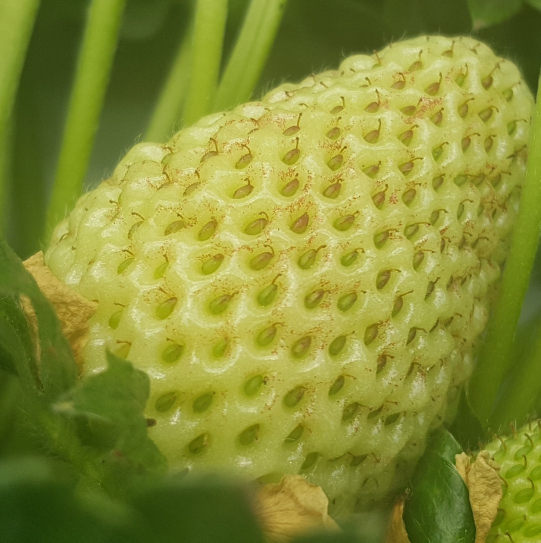
#> input picture straw.jpg, 1081 x 1085 px (shown at 1/2 size); its folder holds only this picture in this run
$ python -i proses_dataset_cielab.py   (imports and definitions only)
#> lines starting #> are read from the running program, lines starting #| are printed output that depends on the picture; after the words box and inside, x2 and y2 are one past the last pixel; in counts of white or black regions, pixels touching at a corner belong together
import cv2
import numpy as np
import os

# Fungsi untuk gamma correction
def adjust_gamma(img, gamma=1.0):
    mean_intensity = np.mean(cv2.cvtColor(img, cv2.COLOR_BGR2GRAY))
    target_intensity = 128
    gamma = target_intensity / mean_intensity
    inv_gamma = 1.0 / gamma
    table = np.array([((i / 255.0) ** inv_gamma) * 255 for i in np.arange(0, 256)]).astype("uint8")
    return cv2.LUT(img, table)

# Fungsi untuk memproses gambar
def process_image(image_path, output_base_path):
    # Load gambar
#> called with image_path = 'straw.jpg', output_base_path = 'out.png'
    img = cv2.imread(image_path)
#> img is the input picture: shape (1085, 1081, 3); mean B, G, R 52.1, 140.9, 133.7
    if img is None:
        print(f"Error: Tidak dapat membaca gambar {image_path}")
        return

    img = cv2.resize(img, (250, 300))
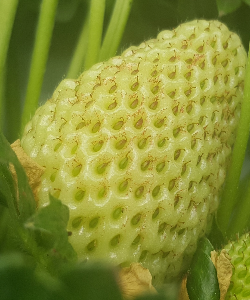
#> img: shape (300, 250, 3); mean B, G, R 51.9, 140.8, 133.6
    img_gamma = adjust_gamma(img)  # gamma correction
#> in adjust_gamma, `mean_intensity = np.mean(cv2.cvtColor(img, cv2.COLOR_BGR2GRAY))`: mean_intensity = 128.5
#> in adjust_gamma, `gamma = target_intensity / mean_intensity`: gamma = 0.996
#> in adjust_gamma, `inv_gamma = 1.0 / gamma`: inv_gamma = 1
#> in adjust_gamma, `table = np.array([((i / 255.0) ** inv_gamma) * 255 for i in np.arange(..`: table = 256 values from 0 to 255

    # Konversi ke LAB dan masking warna merah
    img_lab = cv2.cvtColor(img, cv2.COLOR_BGR2LAB)
#> img_lab: shape (300, 250, 3); mean of channels 0, 1, 2 142.6, 113, 172.4
    _, a_channel, _ = cv2.split(img_lab)
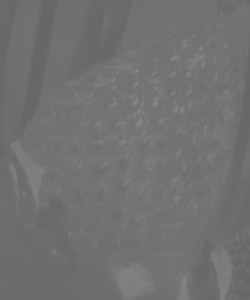
#> a_channel: shape (300, 250); min 101, max 137, mean 113
    lower_red, upper_red = 140, 200
    mask_red = cv2.inRange(a_channel, lower_red, upper_red)
#> mask_red: shape (300, 250); every value is 0

    # Deteksi tepi dan kontur
    gray = cv2.cvtColor(img_gamma, cv2.COLOR_BGR2GRAY)
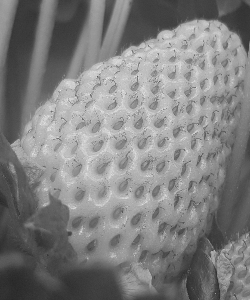
#> gray: shape (300, 250); min 38, max 234, mean 127.5
    edges = cv2.Canny(gray, 50, 150)
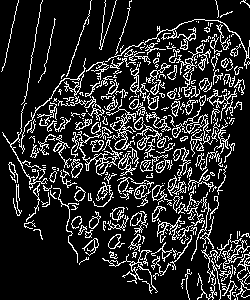
#> edges: shape (300, 250); 15.9% white in thin lines or dots
    contours, _ = cv2.findContours(edges, cv2.RETR_EXTERNAL, cv2.CHAIN_APPROX_SIMPLE)
#> contours = 281 contours, 201 with area under 20; largest, box (x1, y1, x2, y2) and area: (106, 99, 136, 150) 280, (77, 131, 123, 176) 254, (105, 19, 250, 69) 196, (169, 43, 205, 98) 130, (71, 159, 83, 178) 126
    total_area = sum(cv2.contourArea(cnt) for cnt in contours)
#> total_area = 5839.5

    # Final masking area merah
    kernel = cv2.getStructuringElement(cv2.MORPH_ELLIPSE, (5, 5))
    mask_red_cleaned = cv2.morphologyEx(mask_red, cv2.MORPH_CLOSE, kernel)
    mask_red_area = cv2.bitwise_and(img_gamma, img_gamma, mask=mask_red_cleaned)
#> mask_red_area: shape (300, 250, 3); every value is 0

    # Hitung area merah
    red_area = cv2.countNonZero(mask_red_cleaned)
#> red_area = 0
    if total_area > 0:
        maturity_persentase = (red_area / total_area) * 100
#> maturity_persentase = 0
    else:
        maturity_persentase = 0.0

    # Klasifikasi kematangan
    if maturity_persentase >= 85:
        status_kematangan = "Matang"
    elif 20 < maturity_persentase < 85:
        status_kematangan = "Setengah Matang"
    else:
        status_kematangan = "Mentah"

    # Tampilkan hasil
    print(f"\n----    Hasil untuk {os.path.basename(image_path)}    ----")
    print(f"Total luas: {total_area:.2f} piksel")
#| Total luas: 5839.50 piksel
    print(f"Luas area merah: {red_area:.2f} piksel")
#| Luas area merah: 0.00 piksel
    print(f"Persentase kematangan: {maturity_persentase:.2f}%")
#| Persentase kematangan: 0.00%
    print(f"Status kematangan: {status_kematangan}")

    # Buat folder output berdasarkan klasifikasi
    klasifikasi_folder = os.path.join(output_base_path, status_kematangan)
    if not os.path.exists(klasifikasi_folder):
        os.makedirs(klasifikasi_folder)

    # Simpan gambar hasil olahan
    output_path = os.path.join(klasifikasi_folder, os.path.basename(image_path))
    cv2.imwrite(output_path, img)  # Simpan gambar asli ke folder klasifikasi

# Folder input dan output
input_folder = r"D:\Materi Kuliah Debby\Project Semester 5\RoboBloom\dataset strawberry"
output_folder = os.path.join(input_folder, "output")  # Folder output dibuat di dalam folder input

# [10 lines not run here, left out]

>>> result = process_image('straw.jpg', 'out.png')
